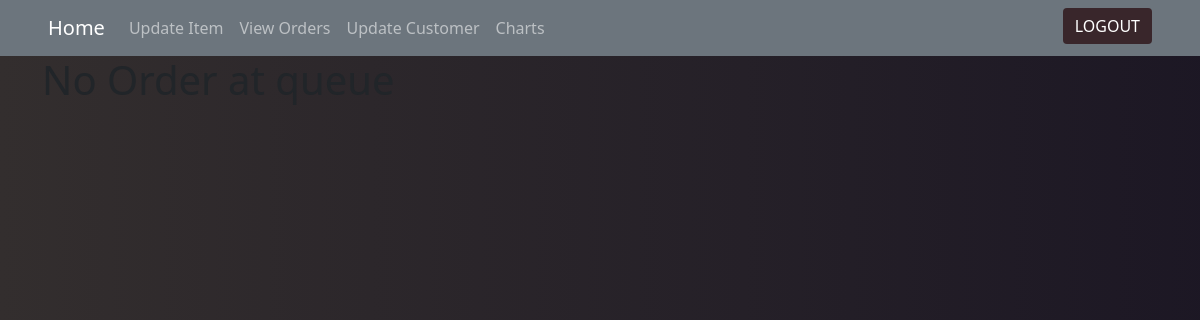
Page /view_order.php on the earlier database version.
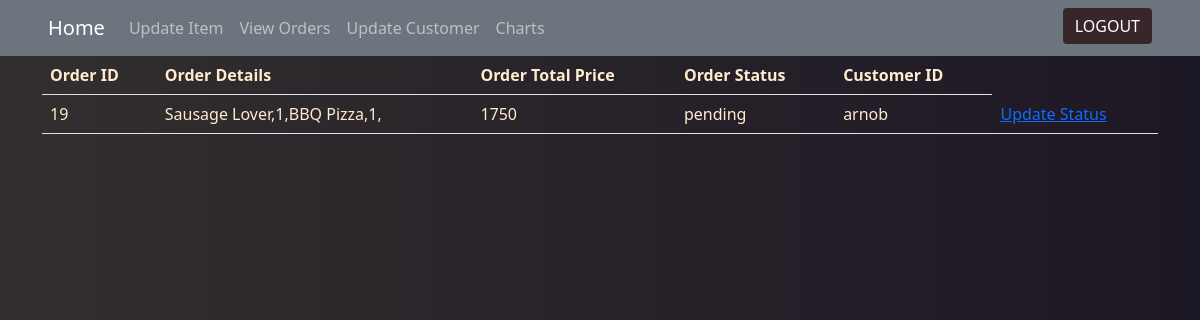
Same page on the later database version.
### tables this page shows
CREATE TABLE `order_tbl` (
  `order_id` int(7) NOT NULL,
  `order_details` varchar(255) NOT NULL,
  `order_total` int(7) NOT NULL,
  `order_status` varchar(50) NOT NULL,
  `customer_id` varchar(50) NOT NULL
);

### view_order.php (the view, shortened to what this page needs)
<?php
include "conn.php";
?>
<html lang="en">
<head>
    <link href="https://cdn.jsdelivr.net/npm/bootstrap@5.1.3/dist/css/bootstrap.min.css" rel="stylesheet">
    <link rel="stylesheet" href="style.css">
</head>
<body>
    <section id='navbar'>
        <nav class="sb-topnav navbar navbar-expand navbar-dark bg-secondary">
            <a class="navbar-brand ps-5" href="admin_dashboard.php">Home</a>
            <div class="collapse navbar-collapse" id="navbarNav">
                <ul class="navbar-nav">
                    <li class="nav-item">
                        <a class="nav-link" href="admin_item_update.php">Update Item</a>
                    </li>
                    <li class="nav-item">
                        <a class="nav-link" href="view_order.php">View Orders</a>
                    </li>
                    <li class="nav-item">
                        <a class="nav-link" href="admin_customer_update.php">Update Customer</a>
                    </li>
                    <li class="nav-item">
                        <a class="nav-link " href="admin_view_charts.php">Charts</a>
                    </li>
                    <ul class="navbar-nav ml-auto ">
                        <li class="nav-item position-absolute end-0 pe-5">
                            <a href="logout.php"><button class=" btn" id='logout-btn'>LOGOUT</button></a>
                        </li>
                    </ul>
                </ul>
            </div>
        </nav>
    </section>
    <div class="container">
        <table id='admin-table' class='table'>
            <?php
            $sql = "SELECT * FROM order_tbl WHERE order_status='pending'";
            $result = mysqli_query($conn, $sql);
            $data = mysqli_fetch_all($result);
            if (mysqli_num_rows($result) > 0) {
                echo            '<tr>
                <th>Order ID</th>
                <th>Order Details</th>
                <th>Order Total Price</th>
                <th>Order Status</th>
                <th>Customer ID</th>
            </tr>';
                for ($i = 0; $i < sizeof($data); $i++) {
                    echo '<tr>';
                    echo '<td>' . $data[$i][0] . '</td>';
                    echo '<td>' . $data[$i][1] . '</td>';
                    echo '<td>' . $data[$i][2] . '</td>';
                    echo '<td>' . $data[$i][3] . '</td>';
                    echo '<td>' . $data[$i][4] . '</td>';
                    echo '<td><a href="view_order.php?order_id=' . $data[$i][0] . '">Update Status</a></td>';
                    echo '</tr>';
                }
            } else {
                echo '<h1 style"color:antiquewhite">No Order at queue</h1>';
            }
            ?>
        </table>
    </div>
</body>
</html>

### style.css (style rules this page uses)
body { background-image: linear-gradient(to right, rgba(255, 230, 230, 0.2), rgba(142, 117, 181, 0.2)); background-color: black; }
.table { color:blanchedalmond }
#logout-btn { border: none; background: rgb(57 38 43); color:white; float:right; }
::placeholder { color: rgb(212, 160, 160); opacity: 1; }

Differences in the rows shown:
added order_tbl: order_id "19", order_details "Sausage Lover,1,BBQ Pizza,1,", order_total "1750", order_status "pending", customer "arnob"
Other differences:
text now shown: "Order ID Order Details Order Total Price Order Status Customer ID"
